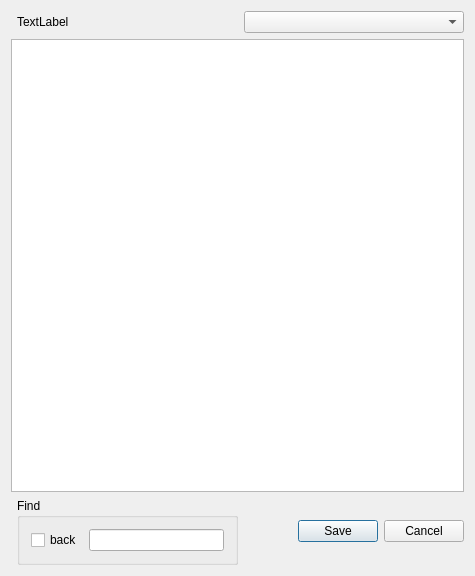
<?xml version="1.0" encoding="UTF-8"?>
<ui version="4.0">
 <class>WLEditText</class>
 <widget class="QDialog" name="WLEditText">
  <property name="geometry">
   <rect>
    <x>0</x>
    <y>0</y>
    <width>475</width>
    <height>576</height>
   </rect>
  </property>
  <property name="windowTitle">
   <string>Edit text</string>
  </property>
  <property name="modal">
   <bool>true</bool>
  </property>
  <layout class="QGridLayout" name="gridLayout">
   <item row="0" column="1">
    <widget class="QLabel" name="label">
     <property name="text">
      <string>TextLabel</string>
     </property>
    </widget>
   </item>
   <item row="3" column="0" colspan="3">
    <widget class="QTextEdit" name="textEdit"/>
   </item>
   <item row="5" column="2">
    <widget class="QDialogButtonBox" name="buttonBox">
     <property name="standardButtons">
      <set>QDialogButtonBox::Cancel|QDialogButtonBox::Save</set>
     </property>
    </widget>
   </item>
   <item row="5" column="1">
    <widget class="QGroupBox" name="gbFind">
     <property name="title">
      <string>Find</string>
     </property>
     <layout class="QGridLayout" name="gridLayout_2">
      <item row="1" column="0">
       <widget class="QCheckBox" name="cbBackFind">
        <property name="sizePolicy">
         <sizepolicy hsizetype="Maximum" vsizetype="Fixed">
          <horstretch>0</horstretch>
          <verstretch>0</verstretch>
         </sizepolicy>
        </property>
        <property name="text">
         <string>back</string>
        </property>
       </widget>
      </item>
      <item row="1" column="1">
       <widget class="QLineEdit" name="lineEditFind"/>
      </item>
     </layout>
    </widget>
   </item>
   <item row="0" column="2">
    <widget class="WLScriptFuncComboBox" name="cbFunction"/>
   </item>
  </layout>
 </widget>
 <layoutdefault spacing="6" margin="11"/>
 <customwidgets>
  <customwidget>
   <class>WLScriptFuncComboBox</class>
   <extends>QComboBox</extends>
   <header>wlscriptfunccombobox.h</header>
  </customwidget>
 </customwidgets>
 <resources/>
 <connections>
  <connection>
   <sender>buttonBox</sender>
   <signal>accepted()</signal>
   <receiver>WLEditText</receiver>
   <slot>accept()</slot>
   <hints>
    <hint type="sourcelabel">
     <x>263</x>
     <y>555</y>
    </hint>
    <hint type="destinationlabel">
     <x>237</x>
     <y>287</y>
    </hint>
   </hints>
  </connection>
  <connection>
   <sender>buttonBox</sender>
   <signal>rejected()</signal>
   <receiver>WLEditText</receiver>
   <slot>reject()</slot>
   <hints>
    <hint type="sourcelabel">
     <x>263</x>
     <y>555</y>
    </hint>
    <hint type="destinationlabel">
     <x>237</x>
     <y>287</y>
    </hint>
   </hints>
  </connection>
 </connections>
</ui>
